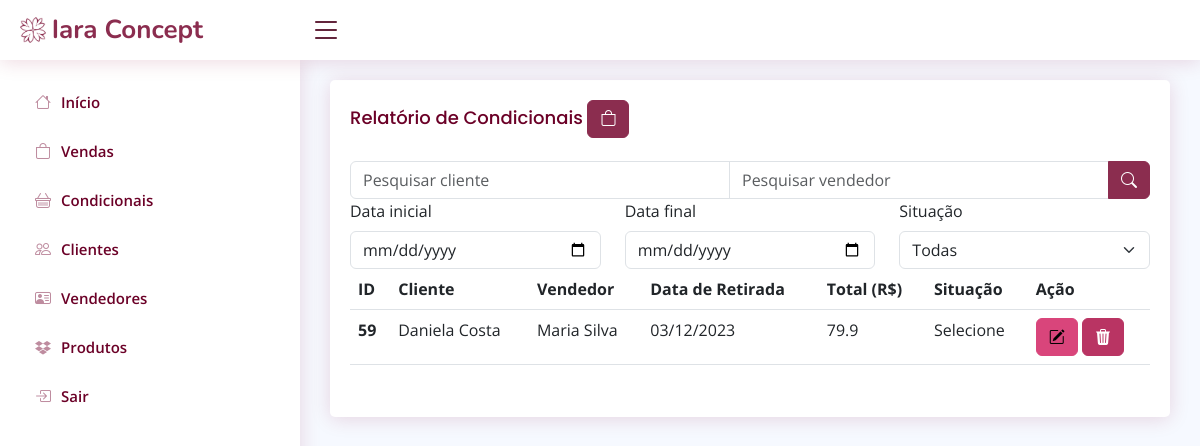
/relatorio_condicionais_cliente.php (signed in), run on an earlier commit of the app's database.
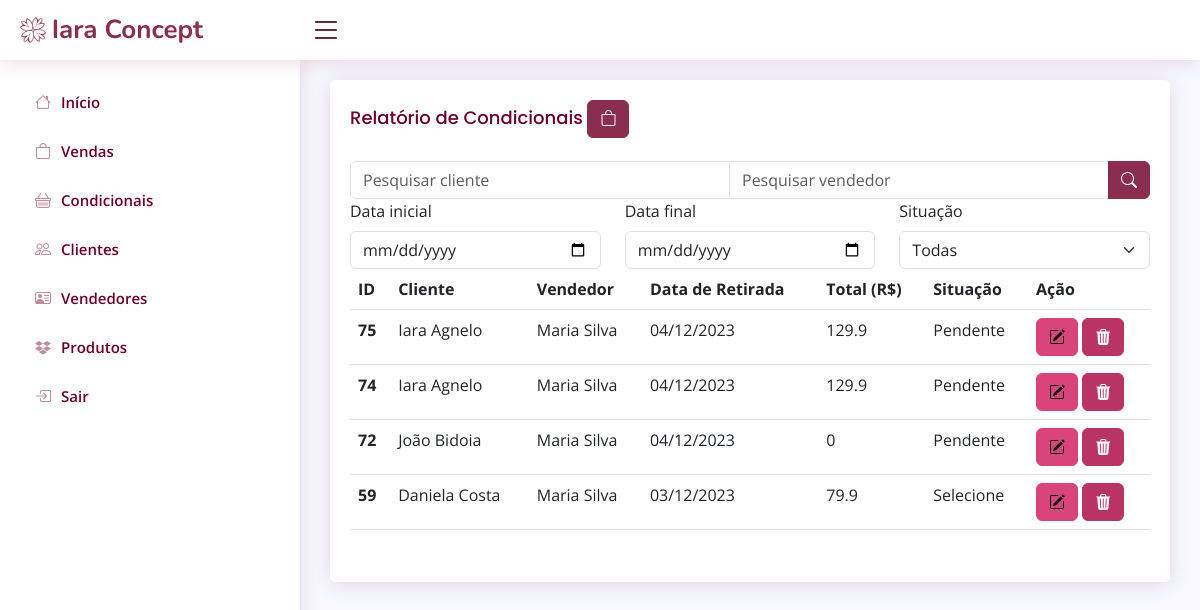
And on a later commit of the database.
### tables this page shows
CREATE TABLE `compravenda` (
  `id` int(11) NOT NULL,
  `cliente_id` int(11) NOT NULL,
  `vendedor_id` int(11) DEFAULT NULL,
  `desconto` double NOT NULL,
  `datacriacao` datetime NOT NULL DEFAULT current_timestamp(),
  `operacao` varchar(20) NOT NULL,
  `formaPagamento` varchar(100) NOT NULL,
  `situacao` varchar(20) NOT NULL
);

CREATE TABLE `cliente` (
  `id` int(11) NOT NULL,
  `nome` varchar(100) NOT NULL,
  `cpf` varchar(15) NOT NULL,
  `telefone` varchar(15) DEFAULT NULL,
  `cidade` varchar(50) DEFAULT NULL,
  `estado` varchar(20) DEFAULT NULL,
  `endereco` varchar(50) DEFAULT NULL,
  `status` varchar(20) NOT NULL
);

CREATE TABLE `vendedor` (
  `id` int(11) NOT NULL,
  `nome` varchar(100) NOT NULL,
  `telefone` varchar(20) DEFAULT NULL,
  `endereco` varchar(100) DEFAULT NULL,
  `status` varchar(20) NOT NULL
);

### relatorio_condicionais_cliente.php (the view, shortened to what this page needs)
<!DOCTYPE html>
<?php
require_once("conexao.php");
$pesquisaCliente  = "";
$pesquisaVendedor = "";
$filtro = "";
$pesquisaDataInicio = "";
$pesquisaDataFim = "";
$sql = "SELECT cv.id, c.nome as cliente, v.nome as vendedor, cv.datacriacao, cv.operacao, cv.situacao
        FROM compravenda cv
        LEFT JOIN cliente c ON cv.cliente_id = c.id
        LEFT JOIN vendedor v ON cv.vendedor_id = v.id
              $filtro
        where cv.operacao = 'condicional' ORDER BY cv.datacriacao desc";
$resultado = mysqli_query($conexao, $sql);
?>
<?php require_once("cabecalho.php") ?>
<main id="main" class="main">
    <section class="section">
        <div class="card">
            <div class="card-body">
                <h5 class="card-title">Relatório de Condicionais
                <a href="relatorio_vendas_cliente.php" class="btn btn-primary"><i class="bi bi-bag"></i></a>
                </h5>
                <div class="row">
                    <div class="mb-3">
                        <form method="post">
                            <div class="input-group">
                            <input type="text" class="form-control" id="cliente" name="cliente"
                            value="<?php echo $pesquisaCliente; ?>" placeholder="Pesquisar cliente">
                            <input type="text" class="form-control" id="vendedor" name="vendedor"
                            value="<?php echo $pesquisaVendedor; ?>" placeholder="Pesquisar vendedor">
                            <button name="pesquisar" stype="button" class="btn btn-primary"><i class="bi bi-search"></i></button>
                            </div>
                            <div class="row">
                            <div class="col-md-4">
                                <label for="datacriacao" class="form-label">Data inicial</label>
                                <input type="date" class="form-control" id="dataInicio" name="dataInicio"
                                placeholder="Data Inicial" value="<?php echo $pesquisaDataInicio; ?>">
                            </div>
                            <div class="col-md-4">
                                <label for="datacriacao" class="form-label">Data final</label>
                                <input type="date" class="form-control" id="dataFim" name="dataFim"
                                placeholder="Data Final" value="<?php echo $pesquisaDataFim; ?>">
                            </div>
                            <div class="col-md-4">
                                <label for="situacaoFiltro" class="form-label">Situação</label>
                                <select class="form-select" id="situacaoFiltro" name="situacaoFiltro">
                                    <option value="" selected>Todas</option>
                                </select>
                            </div>
                            </div>
                        </form>
                <table class="table">
                    <thead>
                        <tr>
                            <th scope="col">ID</th>
                            <th>Cliente</th>
                            <th>Vendedor</th>
                            <th>Data de Retirada</th>
                            <th>Total (R$)</th>
                            <th>Situação</th>
                            <th scope="col">Ação</th>
                        </tr>
                    </thead>
                    <tbody>
                        <?php while ($linha = mysqli_fetch_array($resultado)) { ?>
                            <tr>
                                <th>
                                <?= $linha['id'] ?>
                                </th>
                                <td>
                                <?= $linha['cliente'] ?>
                                </td>
                                <td>
                                <?= $linha['vendedor'] ?>
                                </td>
                                <td>
                                <?= date("d/m/Y", strtotime($linha['datacriacao']))?>
                                </td>
                                <td>
                                    <?php
                                    $total = 0;
                                    $sqlProduto = "select quantidade, valorunitario from compravendaproduto where compravenda_id = " . $linha['id'];
                                    $resultadoVendaProduto = mysqli_query($conexao, $sqlProduto);
                                    if (mysqli_num_rows($resultadoVendaProduto) > 0) {
                                        while ($linhaVendaProduto = mysqli_fetch_array($resultadoVendaProduto)) {
                                            $total += ($linhaVendaProduto['quantidade'] * $linhaVendaProduto['valorunitario']);
                                        }
                                    }
                                    $sqlDesconto = "select desconto from compravenda where id = " . $linha['id'];
                                    $resultadoDesconto = mysqli_query($conexao, $sqlDesconto);
                                    $linhaDesconto = mysqli_fetch_array($resultadoDesconto);
                                    echo $total - $linhaDesconto['desconto']; ?>
                                </td>
                                <td>
                                <?= $linha['situacao'] ?>
                                </td>
                                <td>
                                <a href="alterarVenda.php?id=<?= $linha['id'] ?>" class="btn btn-warning"><i
                                    class="bi bi-pencil-square"></i></a>
                                <a href="relatorio_condicionais_cliente.php? id=<?= $linha['id'] ?>" class="btn btn-danger"
                                    onclick="return confirm('Deseja excluir mesmo?')">
                                    <i class="bi bi-trash3-fill"></i>
                                </a>
                                </td>
                        <?php
                        }
                        ?>
                    </tbody>
                </table>
            </div>
        </div>
    </section>
</main>
<?php require_once("rodape.php") ?>

### cabecalho.php (shortened to what this page needs)
<!DOCTYPE html>
<html lang="pt-br">
<head>
  <link href="assets/vendor/bootstrap/css/bootstrap.min.css" rel="stylesheet">
  <link href="assets/vendor/bootstrap-icons/bootstrap-icons.css" rel="stylesheet">
  <link href="assets/vendor/boxicons/css/boxicons.min.css" rel="stylesheet">
  <link href="assets/vendor/quill/quill.snow.css" rel="stylesheet">
  <link href="assets/vendor/quill/quill.bubble.css" rel="stylesheet">
  <link href="assets/vendor/remixicon/remixicon.css" rel="stylesheet">
  <link href="assets/vendor/simple-datatables/style.css" rel="stylesheet">
  <link href="assets/css/style.css" rel="stylesheet">
</head>
<body>
    <?php require_once("menu.php")?>

### menu.php (shortened to what this page needs)
<header id="header" class="header fixed-top d-flex align-items-center">
  <div class="d-flex align-items-center justify-content-between">
    <a href="index.html" class="logo d-flex align-items-center">
      <img src="assets/img/logo.png" alt="">
      <span class="d-none d-lg-block">Iara Concept</span>
    </a>
    <i class="bi bi-list toggle-sidebar-btn"></i>
  </div>
</header>
<aside id="sidebar" class="sidebar">
  <ul class="sidebar-nav" id="sidebar-nav">
    <li class="nav-item">
      <a class="nav-link collapsed" href="dashboard.php">
        <i class="bi bi-house"></i>
        <span>Início</span>
      </a>
    </li>
    <li class="nav-item">
      <a class="nav-link collapsed" href="relatorio_vendas_cliente.php">
        <i class="bi bi-bag"></i>
        <span>Vendas</span>
      </a>
    </li>
    <li class="nav-item">
      <a class="nav-link collapsed" href="relatorio_condicionais_cliente.php">
        <i class="bi bi-basket"></i>
        <span>Condicionais</span>
      </a>
    </li>
    <li class="nav-item">
      <a class="nav-link collapsed" href="listarCliente.php">
        <i class="bi bi-people"></i>
        <span>Clientes</span>
      </a>
    </li>
    <li class="nav-item">
      <a class="nav-link collapsed" href="listarVendedor.php">
        <i class="bi bi-person-vcard"></i>
        <span>Vendedores</span>
      </a>
    </li>
    <li class="nav-item">
      <a class="nav-link collapsed" href="listarProduto.php">
        <i class="bi bi-dropbox"></i>
        <span>Produtos</span>
      </a>
    </li>
    <li class="nav-item">
        <?php
          print '<a href="logout.php" class="nav-link collapsed"><i class="bi bi-box-arrow-in-right"></i>Sair</a>';
        ?>
    </li>
  </ul>
</aside>

### rodape.php (shortened to what this page needs)
</body>
</html>

### assets/css/style.css (style rules this page uses)
:root { scroll-behavior: smooth; }
body { font-family: "Open Sans", sans-serif; background: #f6f9ff; color: #444444; }
a { color: #4154f1; text-decoration: none; }
h1, h2, h3, h4, h5, h6 { font-family: "Nunito", sans-serif; }
#main { margin-top: 60px; padding: 20px 30px; transition: all 0.3s; }
.card { margin-bottom: 30px; border: none; border-radius: 5px; box-shadow: 0px 2px 20px #92003627; }
.card-title { padding: 20px 0 15px 0; font-size: 18px; font-weight: 500; color: #6b0027; font-family: "Poppins", sans-serif; }
.card-body { padding: 0 20px 20px 20px; }
.logo { line-height: 1; }
@media (min-width: 1200px) { .logo { width: 280px; } }
.logo img { max-height: 26px; margin-right: 6px; }
.logo span { font-size: 26px; font-weight: 700; color: #8b2d4f; font-family: "Nunito", sans-serif; }
.header { transition: all 0.5s; z-index: 997; height: 60px; box-shadow: 0px 2px 20px #92003627; background-color: #fff; padding-left: 20px; }
.header .toggle-sidebar-btn { font-size: 32px; padding-left: 10px; cursor: pointer; color: #5c1c34; }
.sidebar { position: fixed; top: 60px; left: 0; bottom: 0; width: 300px; z-index: 996; transition: all 0.3s; padding: 20px; overflow-y: auto; scrollbar-width: thin; scrollbar-color: #aab7cf transparent; box-shadow: 0px 0px 20px #92003627; background-color: #fff; }
@media (min-width: 1200px) { #main, #footer { margin-left: 300px; } }
.sidebar-nav { padding: 0; margin: 0; list-style: none; }
.sidebar-nav li { padding: 0; margin: 0; list-style: none; }
.sidebar-nav .nav-item { margin-bottom: 5px; }
.sidebar-nav .nav-link { display: flex; align-items: center; font-size: 15px; font-weight: 600; color: #D9457B; transition: 0.3; background: #fff6f9; padding: 10px 15px; border-radius: 4px; }
.sidebar-nav .nav-link i { font-size: 16px; margin-right: 10px; color: #D9457B; }
.sidebar-nav .nav-link.collapsed { color: #6b0027; background: #fff; }
.sidebar-nav .nav-link.collapsed i { color: #be8c9f; }

What changed in the data, as far as the page shows it:
added compravenda: id "75", cliente.nome "Iara Agnelo", vendedor.nome "Maria Silva", datacriacao "04/12/2023", $total-$linhaDesconto['desconto'] "129.9", situacao "Pendente"
added compravenda: id "74", cliente.nome "Iara Agnelo", vendedor.nome "Maria Silva", datacriacao "04/12/2023", $total-$linhaDesconto['desconto'] "129.9", situacao "Pendente"
added compravenda: id "72", cliente.nome "João Bidoia", vendedor.nome "Maria Silva", datacriacao "04/12/2023", $total-$linhaDesconto['desconto'] "0", situacao "Pendente"
